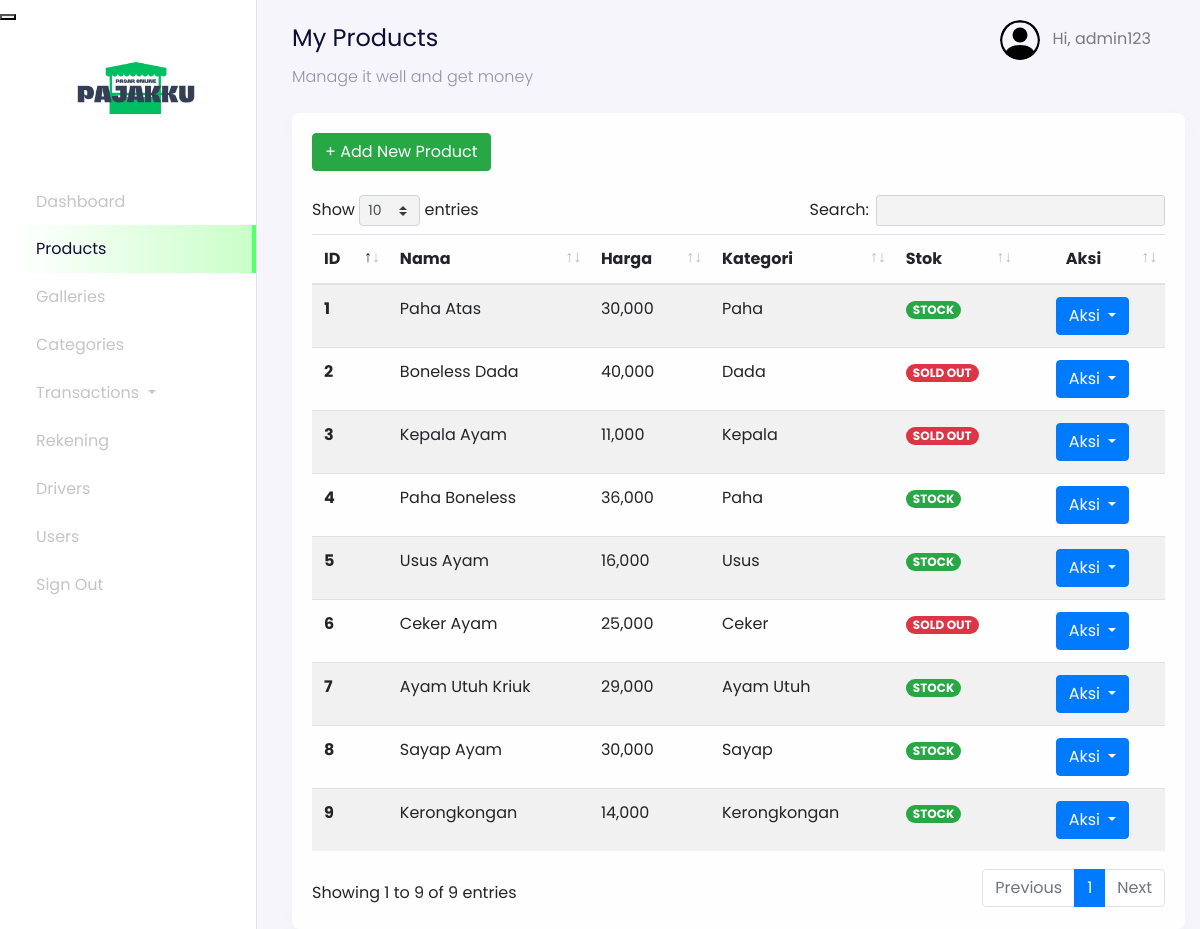
/admin/?page=products (signed in), run on the app's committed database.
### tables this page shows
CREATE TABLE `users` (
  `id_user` int NOT NULL,
  `name` varchar(255) NOT NULL,
  `email` varchar(255) NOT NULL,
  `password` varchar(255) NOT NULL,
  `address` text,
  `phone_number` varchar(255) NOT NULL,
  `postal_code` varchar(191) NOT NULL,
  `roles` varchar(255) NOT NULL
);

CREATE TABLE `products` (
  `id_product` int NOT NULL,
  `product_name` varchar(255) NOT NULL,
  `unit` int NOT NULL,
  `price` varchar(255) NOT NULL,
  `descriptions` text NOT NULL,
  `category_id` int NOT NULL,
  `stock` varchar(255) NOT NULL
);

CREATE TABLE `categories` (
  `id` int NOT NULL,
  `category_name` varchar(255) NOT NULL,
  `slug` varchar(255) NOT NULL
);

### config/config.php (called while the page is built, shortened)
<?php
$host = 'localhost';
$user = 'root';
$password = '';
$dbname = 'pajakku';
$conn = mysqli_connect($host, $user, $password, $dbname);
function query($query)
{
    global $conn;
    $result = mysqli_query($conn, $query);
    $rows = [];
    while ($row = mysqli_fetch_assoc($result)) {
        $rows[] = $row;
    }
    return $rows;
}
?>

### admin/dashboard-products.php (the view, shortened to what this page needs)
<?php include '../includes/navheader.php'; ?>
<div class="section-content section-dashboard-home" data-aos="fade-up">
  <div class="container-fluid">
    <div class="dashboard-heading">
      <h2 class="dashboard-title">My Products</h2>
      <p class="dashboard-subtitle">Manage it well and get money</p>
    </div>
    <div class="dashboard-content">
      <div class="row mt-4">
        <div class="col-12">
          <div class="card">
            <div class="card-body">
              <div class="row mb-4">
                <div class="col-12">
                <a href="?page=products-create" class="btn btn-success">
                  + Add New Product
                </a>
                </div>
              </div>
              <div class="row">
                <div class="col-12">
                  <div class="table-responsive">
                    <table class="table table-striped table-hover" id="table">
                      <thead>
                        <tr>
                          <th scope="col">ID</th>
                          <th scope="col">Nama</th>
                          <th scope="col">Harga</th>
                          <th scope="col">Kategori</th>
                          <th scope="col">Stok</th>
                          <th scope="col" class="text-center">Aksi</th>
                        </tr>
                      </thead>
                      <tbody>
                        <?php
                          $no = 1;
                          $query = "SELECT * FROM products INNER JOIN categories ON products.category_id = categories.id";
                          $products = query($query);
                        ?>
                        <?php foreach ($products as $product) : ?>
                          <tr>
                            <th scope="row"><?= $no; ?></th>
                            <td><?= $product["product_name"]; ?></td>
                            <td><?= number_format($product["price"]); ?></td>
                            <td><?= $product["category_name"]; ?></td>
                            <td>
                              <?php if ($product["stock"] <= 0) : ?>
                                <span class="badge badge-pill badge-danger">SOLD OUT</span>
                              <?php else: ?>
                                <span class="badge badge-pill badge-success">STOCK</span>
                              <?php endif; ?>
                            </td>
                            <td style="width: 17%; text-align: center;">
                              <div class="dropdown">
                                <button class="btn btn-primary dropdown-toggle" type="button" id="dropdownMenuButton" data-toggle="dropdown" aria-haspopup="true" aria-expanded="false">
                                  Aksi
                                </button>
                              </div>
                            </td>
                          </tr>
                          <?php $no++ ?>
                        <?php endforeach;?>
                      </tbody>
                    </table>
                  </div>
                </div>
              </div>
            </div>
          </div>
        </div>
      </div>
    </div>
  </div>
</div>

### includes/navheader.php (shortened to what this page needs)
<nav
  class="navbar navbar-expand-lg navbar-light navbar-store fixed-top"
  data-aos="fade-down"
>
  <div class="container-fluid">
    <div class="collpase navbar-collapse" id="navbarResponsive">
      <ul class="navbar-nav d-none d-lg-flex ml-auto">
        <li class="nav-item dropdown">
          <a
            href="#"
            class="nav-link"
            id="navbarDropdown"
            role="button"
            data-toggle="dropdown"
          >
            <img
              src="../assets/images/person-circle.svg"
              alt="profile"
              height="40px"
              class="rounded-circle mr-2 profile-picture"
            />
            <?php
              $id_user = $_SESSION['user'];
              $user = query("SELECT * FROM users WHERE id_user = $id_user")[0];
            ?>
            Hi, <?= $user["name"]; ?>
          </a>
        </li>
      </ul>
    </div>
  </div>
</nav>

### data on the page
users: name "admin123"
products: product_name "Paha Atas", price "30,000", category.category_name "Paha", stock "STOCK"
products: product_name "Boneless Dada", price "40,000", category.category_name "Dada", stock "SOLD OUT"
products: product_name "Kepala Ayam", price "11,000", category.category_name "Kepala", stock "SOLD OUT"
products: product_name "Paha Boneless", price "36,000", category.category_name "Paha", stock "STOCK"
products: product_name "Usus Ayam", price "16,000", category.category_name "Usus", stock "STOCK"
products: product_name "Ceker Ayam", price "25,000", category.category_name "Ceker", stock "SOLD OUT"
products: product_name "Ayam Utuh Kriuk", price "29,000", category.category_name "Ayam Utuh", stock "STOCK"
products: product_name "Sayap Ayam", price "30,000", category.category_name "Sayap", stock "STOCK"
products: product_name "Kerongkongan", price "14,000", category.category_name "Kerongkongan", stock "STOCK"
